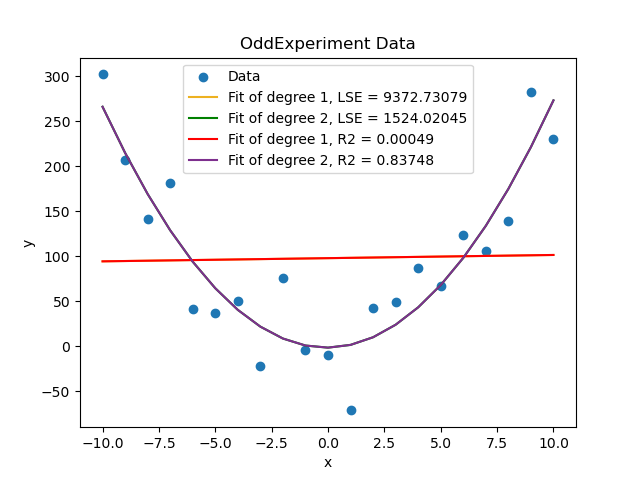

Generate this figure with Python:
import matplotlib.pyplot as plt 
import numpy as np
from sklearn.metrics import mean_squared_error
from sklearn.metrics import r2_score


f = open('oddExperiment.txt')
f.readline()
x = []
y = []
for line in f.readlines():
    #將檔案分行讀之後又用逗號切開成str再從map轉成list
    s = list(map(float, line.rstrip("\n").split(" ")))
    x.append(s[1])
    y.append(s[0])
f.close

fig = plt.figure()
plt.scatter(x, y, label = 'Data')
first = np.polyfit(x, y, 1)
pf = np.poly1d(first)
yvals_1=pf(x)
lse_1= round(mean_squared_error(y, yvals_1), 5)#lse
r1 = round(r2_score(y, yvals_1), 5)#R^2 error

second = np.polyfit(x, y, 2)
ps = np.poly1d(second)
yvals_2=ps(x)
lse_2 = round(mean_squared_error(y, yvals_2), 5)#lse
r2 = round(r2_score(y, yvals_2), 5)#R^2 error

plt.plot(x, yvals_1, color = '#EDB120', label = "Fit of degree 1, LSE = "+ str(lse_1))
plt.plot(x, yvals_2, color = 'green', label = "Fit of degree 2, LSE = "+ str(lse_2))
plt.plot(x, yvals_1, color = 'red',label="Fit of degree 1, R2 = "+ str(r1))
plt.plot(x, yvals_2, color = '#7E2F8E',label="Fit of degree 2, R2 = "+ str(r2))

plt.title('OddExperiment Data')
plt.xlabel('x')
plt.ylabel('y')
plt.legend()
plt.savefig('lab13_plus.png')
plt.show()
